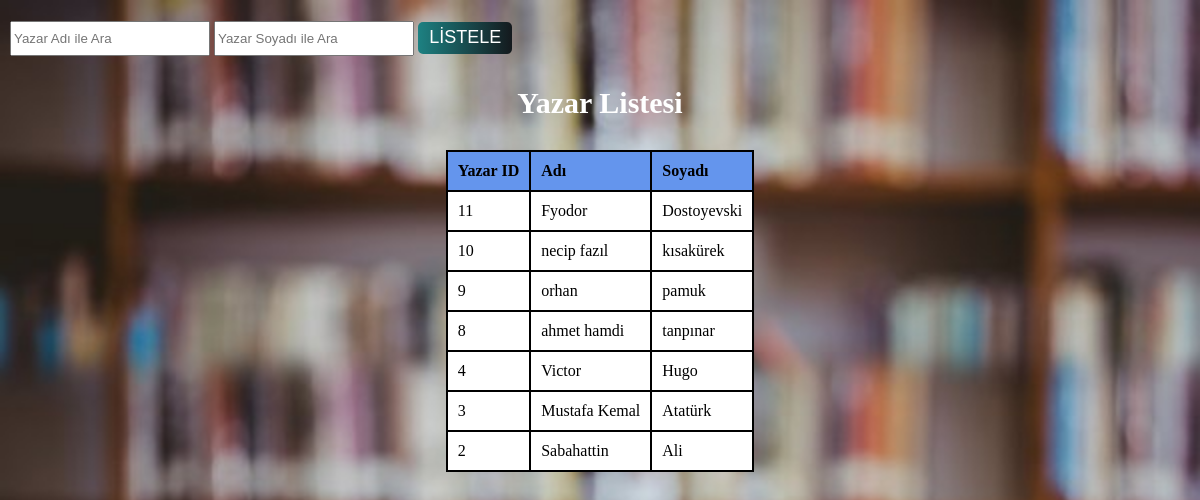
The app's page /kütüphane/uye_yazar_listesi.php with its own data.
### tables this page shows
CREATE TABLE `yazar` (
  `yazar_id` int(11) NOT NULL,
  `yazar_adi` varchar(50) NOT NULL,
  `yazar_soyadi` varchar(50) NOT NULL
);

### kütüphane/uye_yazar_listesi.php (the view, shortened to what this page needs)
<html>
<head><meta charset="utf-8"></head>
<body>
<form class="arama">
        <input value="<?= isset($_GET["yazar_adi"]) ? $_GET["yazar_adi"] : ""; ?>" type="text" class="a" name="yazar_adi" placeholder="Yazar Adı ile Ara">
        <input value="<?= isset($_GET["yazar_soyadi"]) ? $_GET["yazar_soyadi"] : ""; ?>" type="text" name="yazar_soyadi" class="a" placeholder="Yazar Soyadı ile Ara">
        <button class= "buton" value="LİSTELE" style= "font-size: large;">LİSTELE</button>
</form>
<?php
include("baglanti.php");
$filtre = "";
$sql = "
		SELECT * FROM yazar
		WHERE 1=1 $filtre
		ORDER BY yazar_id DESC
	";
$cevap = mysqli_query($connection, $sql);
echo "<h3>Yazar Listesi</h3>";
echo "<table border=1 class='liste'>";
echo "<tr><th>Yazar ID</th><th>Adı</th><th>Soyadı</th></tr>";
while($gelen=mysqli_fetch_array($cevap))
{
    echo "<tr><td>".$gelen['yazar_id']."</td>";
    echo "<td>".$gelen['yazar_adi']."</td>";
    echo "<td>".$gelen['yazar_soyadi']."</td>";
}
echo "</table>";
?>
</body>
</html>

### kütüphane/uye_yazar_listesi.php (style rules this page uses)
body { background:url("raf.jpg"); background-size: 100% 100%; margin:0 auto; color: black; margin: 10; }
h3 { color: white; font-size: 30px; text-align: center; }
table, th, td { border: 2px solid black; border-collapse: collapse; background-color: white; padding: 10px; text-align: left; }
th { background-color: #6495ed; }
.a { width: 200px; height:35px; }
.liste { margin-left: auto; margin-right: auto; }
.buton { color: white; margin-top: 1%; width: 8%; outline: none; height: 4vh; border-radius: 5px; border: none; background: linear-gradient(90deg, rgba(29,129,130,1) 0%, #14191d 100%); }

### records on screen
yazar: yazar_id "11", yazar_adi "Fyodor", yazar_soyadi "Dostoyevski"
yazar: yazar_id "10", yazar_adi "necip fazıl", yazar_soyadi "kısakürek"
yazar: yazar_id "9", yazar_adi "orhan", yazar_soyadi "pamuk"
yazar: yazar_id "8", yazar_adi "ahmet hamdi", yazar_soyadi "tanpınar"
yazar: yazar_id "4", yazar_adi "Victor", yazar_soyadi "Hugo"
yazar: yazar_id "3", yazar_adi "Mustafa Kemal", yazar_soyadi "Atatürk"
yazar: yazar_id "2", yazar_adi "Sabahattin", yazar_soyadi "Ali"
